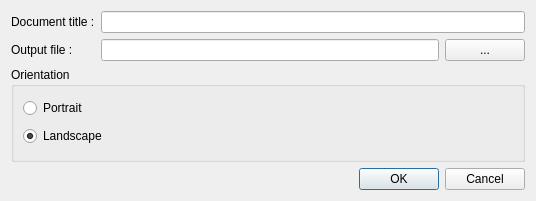
<?xml version="1.0" encoding="UTF-8"?>
<ui version="4.0">
 <class>DialogPrint</class>
 <widget class="QDialog" name="DialogPrint">
  <property name="geometry">
   <rect>
    <x>0</x>
    <y>0</y>
    <width>536</width>
    <height>201</height>
   </rect>
  </property>
  <property name="windowTitle">
   <string>Print options</string>
  </property>
  <layout class="QVBoxLayout" name="mainVerticalLayout">
   <item>
    <layout class="QGridLayout" name="gridLayout">
     <item row="0" column="0">
      <widget class="QLabel" name="labelTitle">
       <property name="text">
        <string>Document title :</string>
       </property>
      </widget>
     </item>
     <item row="0" column="1" colspan="2">
      <widget class="QLineEdit" name="lineEditTitle"/>
     </item>
     <item row="1" column="0">
      <widget class="QLabel" name="labelOutPutFile">
       <property name="text">
        <string>Output file :</string>
       </property>
      </widget>
     </item>
     <item row="1" column="1">
      <widget class="QLineEdit" name="lineEditOutPutFile"/>
     </item>
     <item row="1" column="2">
      <widget class="QPushButton" name="pushButtonOpenSaveFile">
       <property name="text">
        <string>...</string>
       </property>
      </widget>
     </item>
    </layout>
   </item>
   <item>
    <widget class="QGroupBox" name="groupBoxOrientation">
     <property name="title">
      <string>Orientation</string>
     </property>
     <layout class="QVBoxLayout" name="verticalLayoutOrientation">
      <item>
       <widget class="QRadioButton" name="radioButtonPortrait">
        <property name="text">
         <string>Portrait</string>
        </property>
       </widget>
      </item>
      <item>
       <widget class="QRadioButton" name="radioButtonLandscape">
        <property name="text">
         <string>Landscape</string>
        </property>
        <property name="checked">
         <bool>true</bool>
        </property>
       </widget>
      </item>
     </layout>
    </widget>
   </item>
   <item>
    <widget class="QDialogButtonBox" name="buttonBox">
     <property name="orientation">
      <enum>Qt::Horizontal</enum>
     </property>
     <property name="standardButtons">
      <set>QDialogButtonBox::Cancel|QDialogButtonBox::Ok</set>
     </property>
    </widget>
   </item>
  </layout>
 </widget>
 <resources/>
 <connections>
  <connection>
   <sender>buttonBox</sender>
   <signal>accepted()</signal>
   <receiver>DialogPrint</receiver>
   <slot>accept()</slot>
   <hints>
    <hint type="sourcelabel">
     <x>248</x>
     <y>254</y>
    </hint>
    <hint type="destinationlabel">
     <x>157</x>
     <y>274</y>
    </hint>
   </hints>
  </connection>
  <connection>
   <sender>buttonBox</sender>
   <signal>rejected()</signal>
   <receiver>DialogPrint</receiver>
   <slot>reject()</slot>
   <hints>
    <hint type="sourcelabel">
     <x>316</x>
     <y>260</y>
    </hint>
    <hint type="destinationlabel">
     <x>286</x>
     <y>274</y>
    </hint>
   </hints>
  </connection>
 </connections>
</ui>
